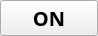
<?xml version="1.0" encoding="UTF-8"?>
<ui version="4.0">
 <class>Form</class>
 <widget class="QWidget" name="Form">
  <property name="geometry">
   <rect>
    <x>0</x>
    <y>0</y>
    <width>98</width>
    <height>31</height>
   </rect>
  </property>
  <property name="windowTitle">
   <string>Form</string>
  </property>
  <layout class="QGridLayout" name="gridLayout">
   <property name="margin">
    <number>0</number>
   </property>
   <property name="spacing">
    <number>0</number>
   </property>
   <item row="0" column="0">
    <widget class="QPushButton" name="pushButton">
     <property name="font">
      <font>
       <family>Ubuntu Mono</family>
       <pointsize>15</pointsize>
       <weight>75</weight>
       <bold>true</bold>
      </font>
     </property>
     <property name="cursor">
      <cursorShape>PointingHandCursor</cursorShape>
     </property>
     <property name="focusPolicy">
      <enum>Qt::NoFocus</enum>
     </property>
     <property name="text">
      <string>ON</string>
     </property>
    </widget>
   </item>
  </layout>
 </widget>
 <resources/>
 <connections/>
</ui>
